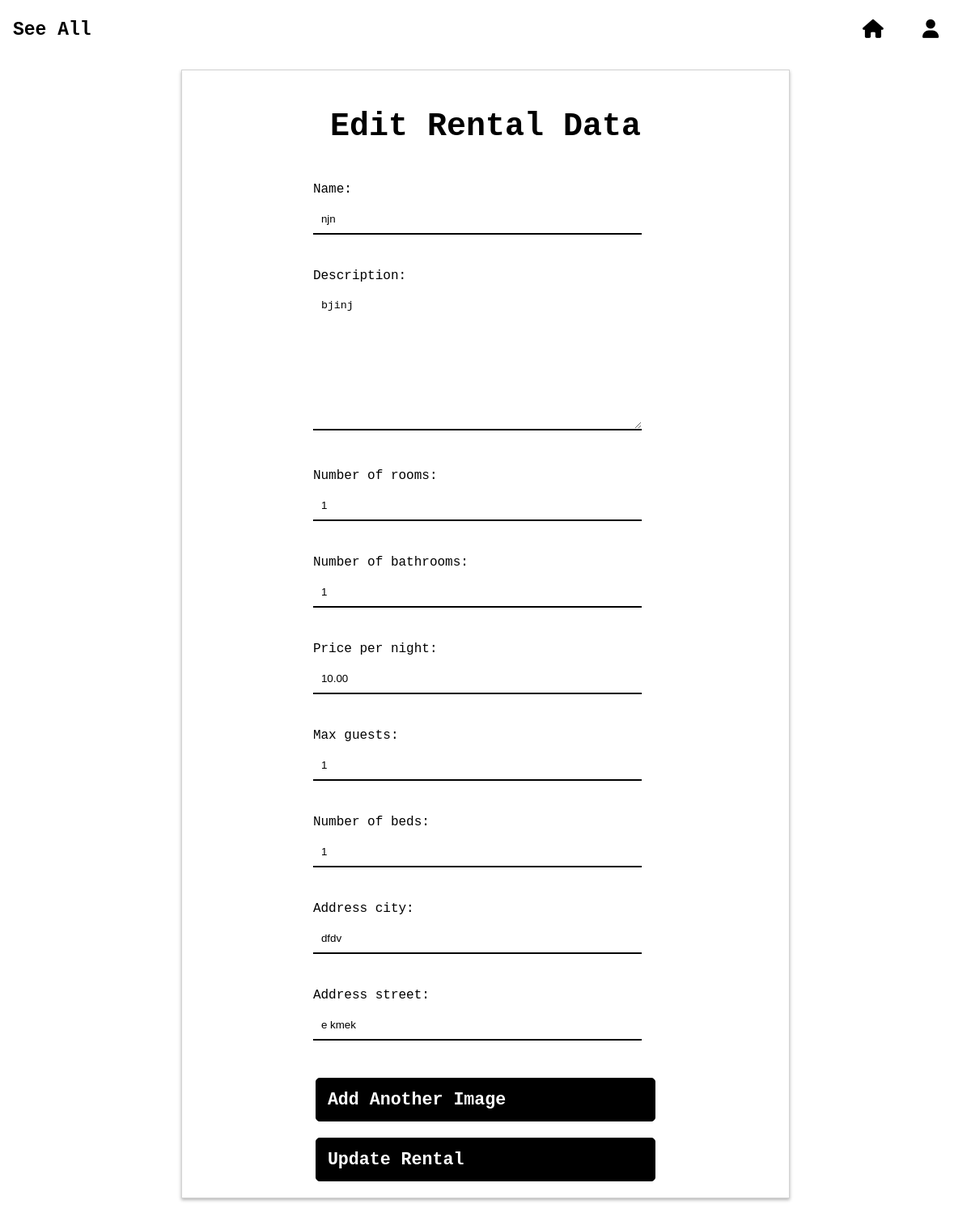
The app's page /edit_rental/8/ (signed in) with its own data.
### add_rentals/models.py (models this page shows)
class Rental(models.Model):
    user = models.ForeignKey(User, on_delete=models.CASCADE)
    name = models.CharField(max_length=50)
    description = models.TextField(max_length=400)
    number_of_rooms = models.IntegerField()
    number_of_bathrooms = models.IntegerField()
    price_per_night = models.DecimalField(max_digits=6, decimal_places=2)
    max_guests = models.IntegerField()
    number_of_beds = models.IntegerField()
    address_city = models.CharField(max_length=50)
    address_street = models.CharField(max_length=50)

### add_rentals/views.py (the view)
# urls.py: path('edit_rental/<int:rental_id>/', views.edit_rental, name='edit_rental'),
@login_required
def edit_rental(request, rental_id):
    rental = get_object_or_404(Rental, id=rental_id, user=request.user)
    if request.method == 'POST':
        form = RentalForm(request.POST, request.FILES, instance=rental)
        if form.is_valid():
            is_valid, error_messages = validate_rental_data(form.cleaned_data, request.FILES)
            if not is_valid:
                for error in error_messages:
                    messages.error(request, error)
                return render(request, 'add_rental.html', {'form': form})
            form.save()
            if request.FILES.getlist('images'):
                rental.images.all().delete()
                for file in request.FILES.getlist('images'):
                    Image.objects.create(rental=rental, image=file)
            return redirect('list_rentals')
    else:
        form = RentalForm(instance=rental)
    return render(request, 'edit_rental.html', {'form': form})

### add_rentals/forms.py
class RentalForm(forms.ModelForm):
    class Meta:
        model = Rental
        fields = ['name', 'description', 'number_of_rooms', 'number_of_bathrooms', 'price_per_night', 'max_guests', 'number_of_beds', 'address_city', 'address_street']

### add_rentals/templates/edit_rental.html (shortened to what this page needs)
{% load static %}
<!DOCTYPE html>
<html>
<head>
    <link rel="stylesheet" href="https://code.jquery.com/ui/1.12.1/themes/base/jquery-ui.css">
    <link rel="stylesheet" href="https://cdnjs.cloudflare.com/ajax/libs/font-awesome/6.1.1/css/all.min.css">
    <link rel="stylesheet" href="{% static 'css/register.css' %}">
    <link rel="stylesheet" href="{% static 'css/header.css' %}">
</head>
<header>
    {% include 'header.html' %}
</header>
<body>
<div id="content">
    <h1>Edit Rental Data</h1>
    <form method="post" enctype="multipart/form-data" id="rentalForm" class="standard-form">
    {{ form.as_p }}
    <button type="button" id="addImage">Add Another Image</button>
    <button type="submit">Update Rental</button>
    </form>
</div>
</body>
</html>

### static/css/register.css (style rules this page uses)
.standard-form { font-family: "Courier", monospace; display: flex; flex-direction: column; justify-content: flex-start; margin: 0 auto; width: 60%; font-family: "Courier", monospace; }
.standard-form input[type=text], .standard-form input[type=email], .standard-form input[type=password], .standard-form input[type=number], .standard-form input[type=tel], .standard-form input[type=date], .standard-form input[type=datetime-local], .standard-form input[type=month], .standard-form input[type=search], .standard-form input[type=time], .standard-form input[type=url], .standard-form textarea, .standard-form select { width: calc(100% - 20px); padding: 10px; margin: 10px 0; box-sizing: border-box; border: none; border-bottom: 2px solid black; }
.standard-form button[type=submit], .standard-form input[type=submit] { margin-top: 20px; padding: 14px; background-color: black; color: white; border: 1px solid black; cursor: pointer; font-size: 1.35em; text-align: center; border-radius: 5px; }
.standard-form button[type=button], .standard-form input[type=button], .standard-form button[type=reset], .standard-form input[type=reset] { padding: 14px; background-color: black; color: white; border: 1px solid black; cursor: pointer; font-size: 1.35em; text-align: center; border-radius: 5px; margin-top: 20px; }
#content { width: 60%; flex-direction: column; align-items: center; justify-content: center; margin: 5.4em auto; border: 1px solid lightgrey; box-shadow: 0 2px 4px rgba(0, 0, 0, 0.3); padding: 20px; }
#content h1 { font-family: "Courier", monospace; font-size: 40px; font-weight: 1400; margin-bottom: 30px; text-align: center; }

### static/css/header.css (style rules this page uses)
button { background-color: transparent; color: black; padding: 8px 16px; border: none; border-radius: 4px; cursor: pointer; display: inline-flex; align-items: center; transition: all 0.5s ease-in-out !important; margin-left: 3px; margin-right: 3px; font-family: "Courier", monospace; font-weight: 900; font-size: 23px; }
button:not(:has(i)) { padding: 8px; }

### records on screen
Rental: name "njn", description "bjinj", number_of_rooms "1", number_of_bathrooms "1", price_per_night "10.00", max_guests "1", number_of_beds "1", address_city "dfdv", address_street "e kmek"
